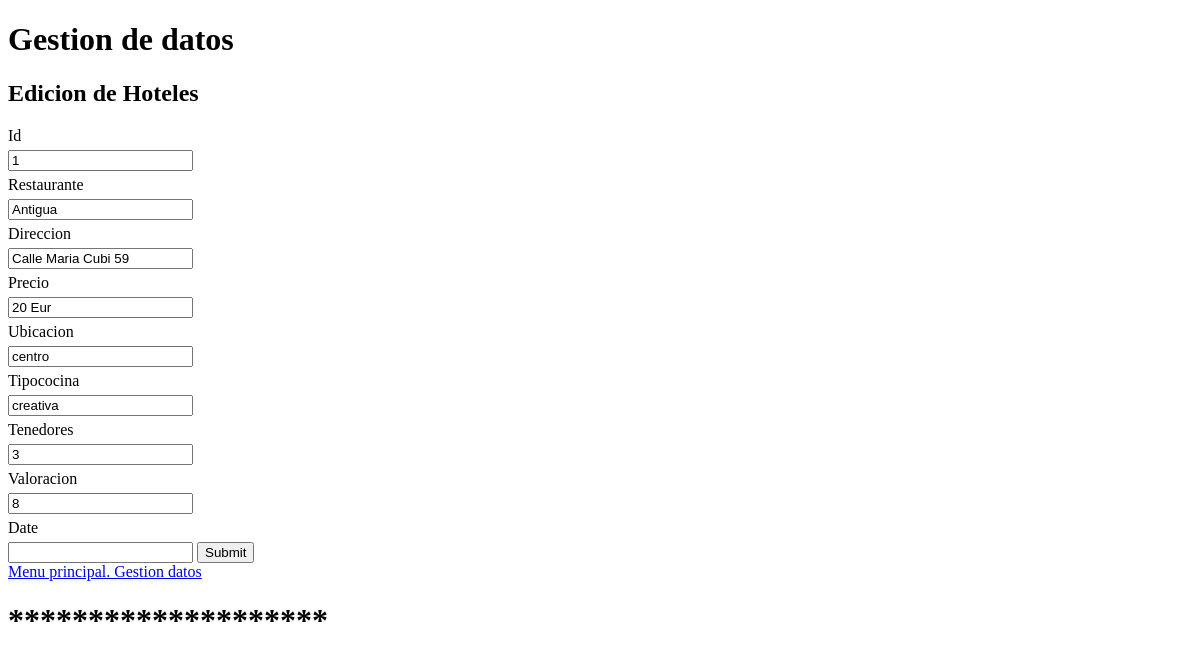
The app's page /update-single_r.php?id=1 with its own data.
### tables this page shows
CREATE TABLE if not exists gastronomia (
	id INT(11) UNSIGNED AUTO_INCREMENT PRIMARY KEY, 
	restaurante VARCHAR(50) NOT NULL,
	direccion VARCHAR(30) NOT NULL,
	precio VARCHAR(30) NOT NULL,
	ubicacion VARCHAR(30) NOT NULL,
	tipococina VARCHAR(30) NOT NULL,
	tenedores VARCHAR(30) NOT NULL,
	valoracion VARCHAR(30) NOT NULL,
	date TIMESTAMP
);

### common.php (called while the page is built, shortened)
<?php
function escape($html) {
    return htmlspecialchars($html, ENT_QUOTES | ENT_SUBSTITUTE, "UTF-8");
}

### public/update-single_r.php (the view, shortened to what this page needs)
<?php
require "../config.php";
require "../common.php";
if (isset($_GET['id'])) {
  try {
    $connection = new PDO($dsn, $username, $password, $options);
    $id = $_GET['id'];
    $sql = "SELECT * FROM gastronomia WHERE id = :id";
    $statement = $connection->prepare($sql);
    $statement->bindValue(':id', $id);
    $statement->execute();
    $user = $statement->fetch(PDO::FETCH_ASSOC);
  } catch(PDOException $error) {
      echo $sql . "<br>" . $error->getMessage();
  }
} else {
    echo "Something went wrong!";
    exit;
}
?>
<?php require "templates/header.php"; ?>
<h2>Edicion de Hoteles</h2>
<form method="post">
    <?php foreach ($user as $key => $value) : ?>
      <label for="<?php echo $key; ?>"><?php echo ucfirst($key); ?></label>
	    <input type="text" name="<?php echo $key; ?>" id="<?php echo $key; ?>" value="<?php echo escape($value); ?>" <?php echo ($key === 'id' ? 'readonly' : null); ?>>
    <?php endforeach; ?>
    <input type="submit" name="submit" value="Submit">
</form>
<a href="index.php">Menu principal. Gestion datos</a>
<?php require "templates/footer.php"; ?>

### public/css/style.css (style rules this page uses)
label { display: block; margin: 5px 0; }

### records on screen
gastronomia: id "1", restaurante "Antigua", direccion "Calle Maria Cubi 59", precio "20 Eur", ubicacion "centro", tipococina "creativa", tenedores "3", valoracion "8"

### other values on screen
$key "Id"
$key "Restaurante"
$key "Direccion"
$key "Precio"
$key "Ubicacion"
$key "Tipococina"
$key "Tenedores"
$key "Valoracion"
$key "Date"
